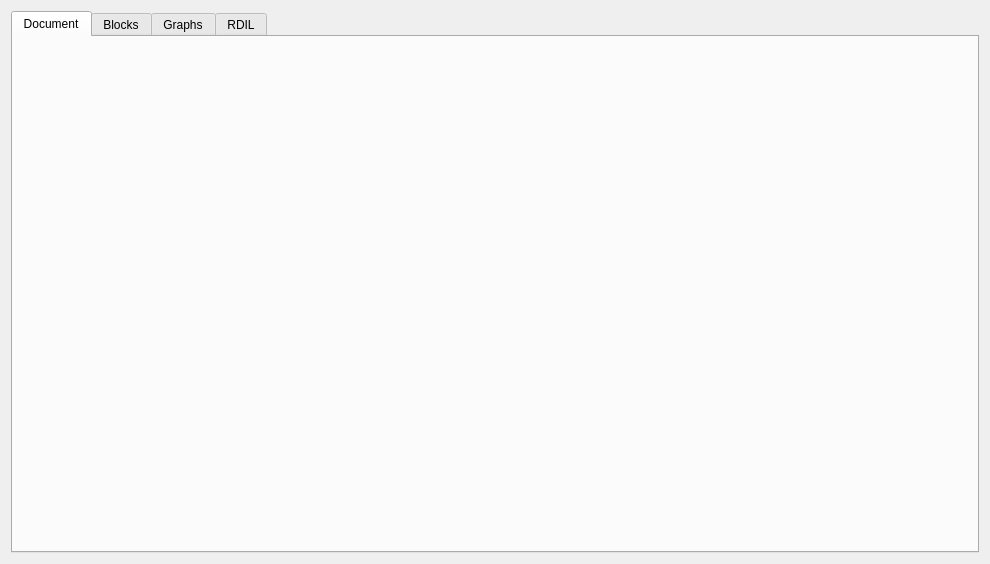
<?xml version="1.0" encoding="UTF-8"?>
<ui version="4.0">
 <class>DevDialog</class>
 <widget class="QDialog" name="DevDialog">
  <property name="geometry">
   <rect>
    <x>0</x>
    <y>0</y>
    <width>990</width>
    <height>564</height>
   </rect>
  </property>
  <property name="windowTitle">
   <string>Developer Tools</string>
  </property>
  <layout class="QVBoxLayout" name="verticalLayout">
   <item>
    <widget class="QTabWidget" name="tabWidget">
     <property name="tabShape">
      <enum>QTabWidget::Rounded</enum>
     </property>
     <property name="currentIndex">
      <number>0</number>
     </property>
     <widget class="DocumentTab" name="tabDocument">
      <attribute name="title">
       <string>Document</string>
      </attribute>
     </widget>
     <widget class="BlocksTab" name="tabBlocks">
      <attribute name="title">
       <string>Blocks</string>
      </attribute>
     </widget>
     <widget class="FunctionGraphTab" name="tabGraphs">
      <attribute name="title">
       <string>Graphs</string>
      </attribute>
     </widget>
     <widget class="RDILTab" name="tabRDIL">
      <attribute name="title">
       <string>RDIL</string>
      </attribute>
     </widget>
    </widget>
   </item>
  </layout>
 </widget>
 <customwidgets>
  <customwidget>
   <class>FunctionGraphTab</class>
   <extends>QWidget</extends>
   <header>dialogs/devdialog/tabs/functiongraphtab.h</header>
   <container>1</container>
  </customwidget>
  <customwidget>
   <class>DocumentTab</class>
   <extends>QWidget</extends>
   <header>dialogs/devdialog/tabs/documenttab.h</header>
   <container>1</container>
  </customwidget>
  <customwidget>
   <class>BlocksTab</class>
   <extends>QWidget</extends>
   <header>dialogs/devdialog/tabs/blockstab.h</header>
   <container>1</container>
  </customwidget>
  <customwidget>
   <class>RDILTab</class>
   <extends>QWidget</extends>
   <header>dialogs/devdialog/tabs/rdiltab.h</header>
   <container>1</container>
  </customwidget>
 </customwidgets>
 <resources/>
 <connections/>
</ui>
